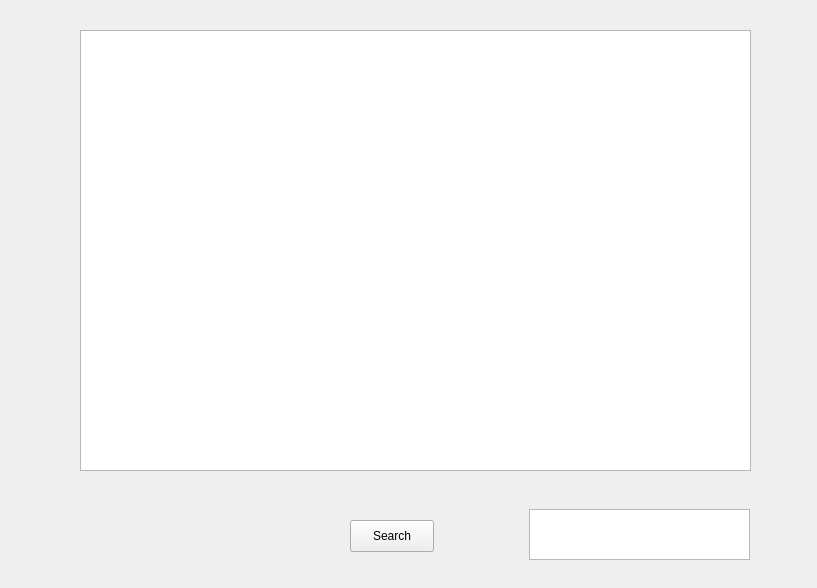
<?xml version="1.0" encoding="UTF-8"?>
<ui version="4.0">
 <class>StatisticForm</class>
 <widget class="QWidget" name="StatisticForm">
  <property name="geometry">
   <rect>
    <x>0</x>
    <y>0</y>
    <width>817</width>
    <height>588</height>
   </rect>
  </property>
  <property name="windowTitle">
   <string>StatisticForm</string>
  </property>
  <widget class="QTextEdit" name="messagetextEdit">
   <property name="geometry">
    <rect>
     <x>529</x>
     <y>509</y>
     <width>221</width>
     <height>51</height>
    </rect>
   </property>
  </widget>
  <widget class="QPushButton" name="SearchBtn">
   <property name="geometry">
    <rect>
     <x>350</x>
     <y>520</y>
     <width>84</width>
     <height>32</height>
    </rect>
   </property>
   <property name="text">
    <string>Search</string>
   </property>
  </widget>
  <widget class="QTableWidget" name="table">
   <property name="geometry">
    <rect>
     <x>80</x>
     <y>30</y>
     <width>671</width>
     <height>441</height>
    </rect>
   </property>
   <property name="font">
    <font>
     <pointsize>8</pointsize>
    </font>
   </property>
  </widget>
 </widget>
 <resources/>
 <connections/>
</ui>
